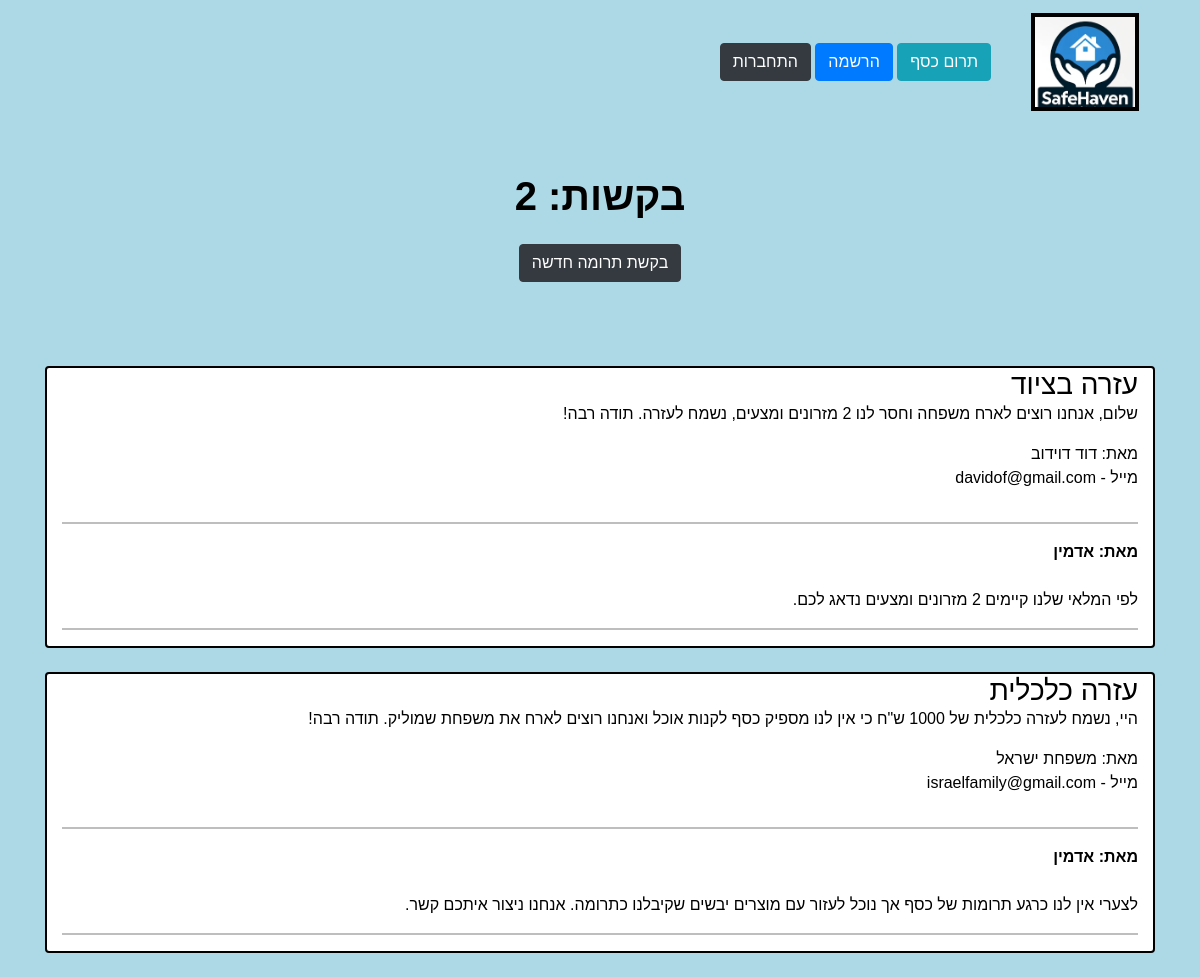
The app's page /forum/home/, older data.
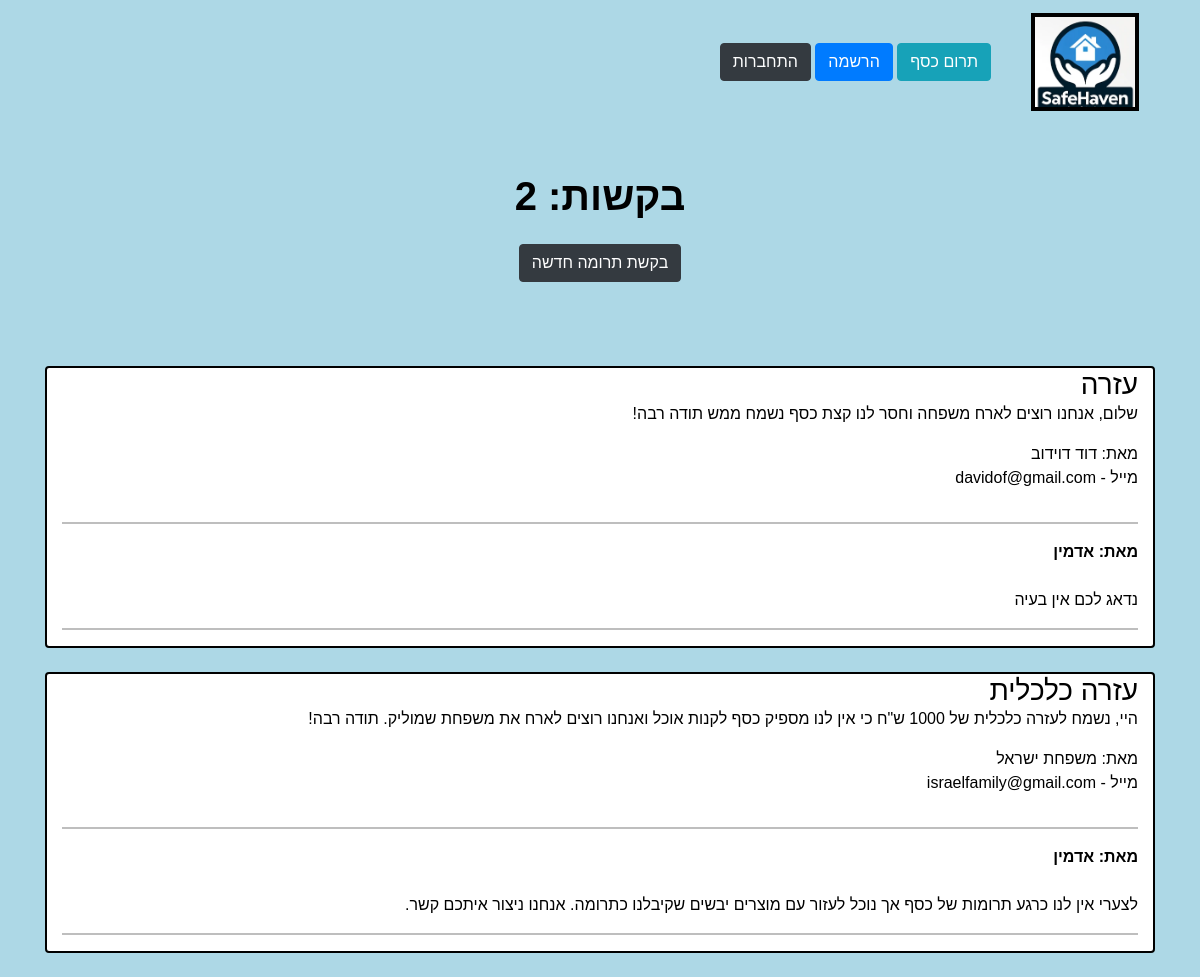
The same page, newer data.
### forum/models.py (models this page shows, shortened)
class forum(models.Model):
    name = models.CharField(max_length=200, default="אנונימי", verbose_name="שם")
    email = models.EmailField(max_length=200, null=True, verbose_name="אימייל")  # only email allowed
    topic = models.CharField(max_length=300, verbose_name="נושא")
    description = models.TextField(default=None, blank=True, verbose_name="תיאור")
    date_created = models.DateTimeField(auto_now_add=True, null=True, verbose_name="תאריך")
    class Meta:
        verbose_name_plural = "בקשות תרומה"

class Discussion(models.Model):
    forum = models.ForeignKey(forum, blank=True, on_delete=models.CASCADE, default=None, verbose_name="הנושא עליו תרצה להגיב")
    discuss = models.TextField(max_length=5000, default=None, blank=True, verbose_name="התגובה")
    name = models.CharField(max_length=100, blank=True, default=None, verbose_name="שם")
    class Meta:
        verbose_name_plural = "תגובות לבקשות תרומה"

### forum/views.py (the view)
# urls.py: path('home/', home, name='home'),
def home(request):
    forums = forum.objects.all()  # getting all subject -> to send for the template and display them
    count = forums.count()  # counting all subjects to show the count in the template
    discussions = []  # List of comments
    comment = CreateInDiscussion()
    for i in forums:
        discussions.append(i.discussion_set.all())  # adding the comments to each forum
    context = {'forums': forums,  # a dictionary to send all the info to the template
               'count': count,
               'discussions': discussions,
               'comment': comment}
    return render(request, 'forum/home.html', context)

### host/templatetags/user_filters.py (called while the page is built)
@register.filter(name='has_group')
def has_group(user, group_name):
    group = Group.objects.get(name=group_name)
    return group in user.groups.all()

### forum/templates/forum/home.html (shortened to what this page needs)
{% extends 'base_layout.html' %}
{% load static %}
{% block content %}
<center>
<br>
    <br>
    <h1><b>בקשות: {{ count }} </b></h1> <br>
    {% if user.is_authenticated and not user.is_superuser %}
            <a role="button" href="{% url 'forum:addInDiscussion' %} " class="btn btn-dark">רוצה להגיב?</a>
        {% elif user.is_superuser %}
            <a role="button" href="{% url 'forum:addInForum' %} " class="btn btn-dark">בקשת תרומה חדשה</a>
            <a role="button" href="{% url 'forum:addInDiscussion' %} " class="btn btn-dark">רוצה להגיב?</a>
        {% else %}
            <a role="button" href="{% url 'forum:addInForum' %} " class="btn btn-dark">בקשת תרומה חדשה</a>
    {% endif %}
</center>
    <div class="card-columns" style="padding: 10px; margin: 20px;"></div>
    <br>
    {% for forum in forums %}
        <div class="card box container">
            <h3>{{ forum.topic }}</h3>
            <p>{{ forum.description }}</p>
            <p style="text-align:right"> מאת: {{ forum.name }} <br>
                מייל - {{ forum.email }}</p>
            <hr>
            {% for discuss in discussions %}
                {% for objs in discuss %}
                    {% if objs.forum == forum %}
                        <b> מאת: {{ objs.name }}  </b>
                        <br>
                        {{ objs.discuss }}
                        <hr>
                    {% endif %}
                {% endfor %}
            {% endfor %}
        </div>
        <br>
    {% endfor %}
{% endblock %}

### templates/base_layout.html (shortened to what this page needs)
{% load static %}
{% load user_filters %}
<!doctype html>
<html lang="he" dir="rtl">
<head>
    <link rel="stylesheet" href="https://cdnjs.cloudflare.com/ajax/libs/font-awesome/4.7.0/css/font-awesome.min.css">
    <link href="https://cdn.jsdelivr.net/npm/bootstrap@5.1.2/dist/css/bootstrap.min.css" rel="stylesheet">
    <link rel="stylesheet" href="https://stackpath.bootstrapcdn.com/bootstrap/4.4.1/css/bootstrap.min.css"
>
    <link rel="stylesheet" href="https://stackpath.bootstrapcdn.com/bootstrap/4.3.1/css/bootstrap.min.css">
    <link rel="stylesheet" href="{% static 'styles.css' %}">
</head>
<body>
<nav id="topNav" class="navbar navbar-expand-md navbar-light">
    <div class="container">
        <a class="navbar-brand" href="{% url 'homepage' %}">
            <div class="logo-frame">
                <img src="{% static 'safeHavenLogo.png' %}" width="100" height="90" class="d-inline-block align-top" alt="Safehaven's Logo">
            </div>
        </a>
        <div class="collapse navbar-collapse text-center" id="navbarNav">
            <ul class="navbar-nav ml-auto">
                <li class="nav-item">
                <li>
                    <a role="button" href="{% url 'Donations:new' %}" class="btn btn-info">תרום כסף</a>
                </li>
                {% if not user.is_authenticated %}
                <li>
                    <a role="button" href="{% url 'hosted:signup' %}" class="btn btn-primary">הרשמה</a>
                </li>
                <li>
                    <a role="button" href="{% url 'hosted:login' %}" class="btn btn-dark">התחברות</a>
                </li>
                {% endif %}
            </ul>
        </div>
    </div>
</nav>
<div class="container" dir="rtl">
    {% block content %}
    {% endblock %}
</div>
</body>
</html>

### assets/styles.css (style rules this page uses)
body { background-color: lightblue; text-align: right; }
body { font-family: 'Lato', sans-serif; direction: rtl; }
body { background-color: #00f121f; background-repeat-y: no-repeat; background-size:cover; background-size: 110%; direction: rtl; color: #000000; }
body * { direction: rtl; font-family: Tahoma, Verdana, Arial, sans-serif; }
h1,h2,h3,h4,h5 { font-weight: normal; margin: 0; }
a, a:hover, a:visited { color: #023cf4; text-decoration: none; }
.logo-frame { display: inline-block; background-color: black; border-radius: 0px; padding: 4px; }
.logo-frame img { display: block; }

### forum/templates/forum/home.html (style rules this page uses)
.box { border: 2px solid black; margin: 0 auto; }

Row changes from the older to the newer data that the page shows:
changed forum "דוד דוידוב": topic "עזרה בציוד" → "עזרה"; description "שלום, אנחנו רוצים לארח משפחה וחסר לנו 2 מזרונים ומצעים, נשמח לעזרה. תודה רבה!" → "שלום, אנחנו רוצים לארח משפחה וחסר לנו קצת כסף נשמח ממש תודה רבה!"
changed Discussion: discuss "לפי המלאי שלנו קיימים 2 מזרונים ומצעים נדאג לכם." → "נדאג לכם אין בעיה"
